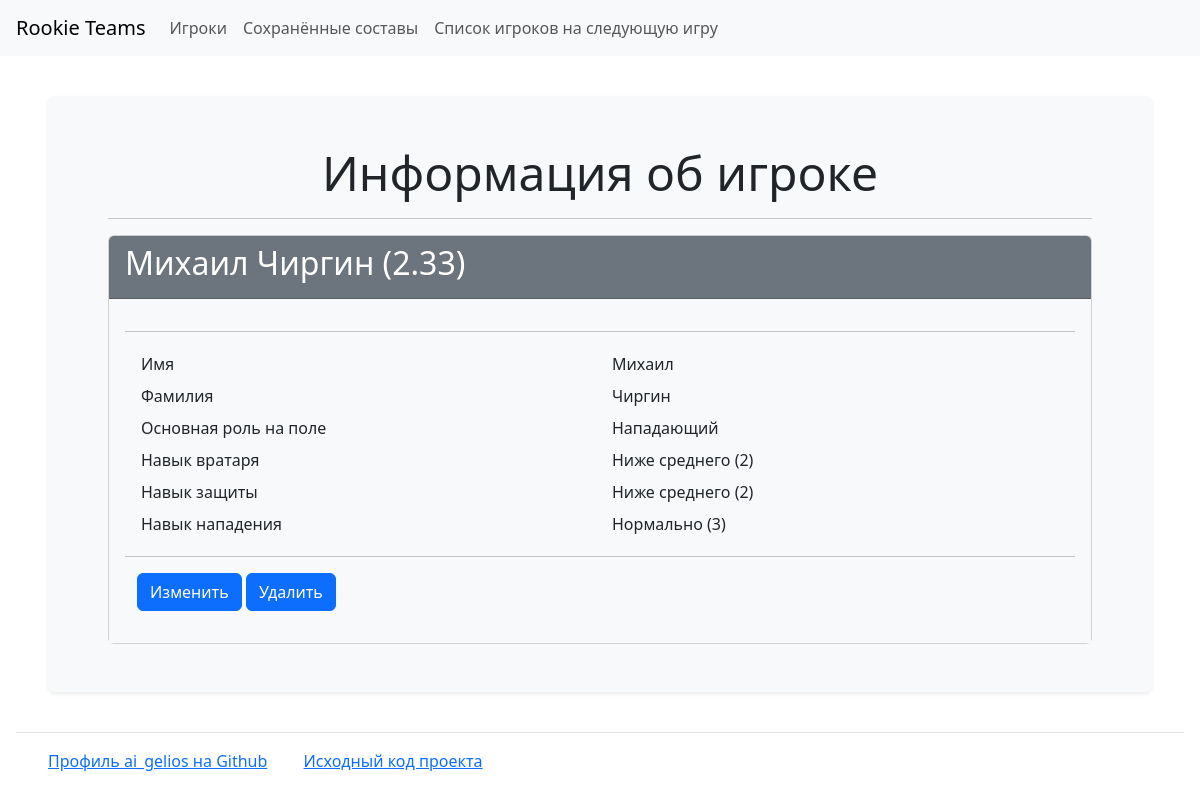
/players/3/, run on the app's committed database.
### rooky_teams/players/models.py (models this page shows)
class Player(models.Model):
    first_name = models.CharField(
        max_length=64,
    )
    last_name = models.CharField(
        max_length=64,
    )
    role = models.ForeignKey(
        to=Role,
        on_delete=models.PROTECT,
        blank=False,
        null=False,
        related_name='role'
    )
    gk_skill = models.ForeignKey(
        to=SkillLevel,
        on_delete=models.PROTECT,
        blank=False,
        null=False,
        related_name='gk_skill'
    )
    def_skill = models.ForeignKey(
        to=SkillLevel,
        on_delete=models.PROTECT,
        blank=False,
        null=False,
        related_name='def_skill'
    )
    off_skill = models.ForeignKey(
        to=SkillLevel,
        on_delete=models.PROTECT,
        blank=False,
        null=False,
        related_name='off_skill'
    )
    @property
    def avg_skill(self):
        return round(sum((
            self.gk_skill.value,
            self.def_skill.value,
            self.off_skill.value,
        )) / 3, 2)
    def __str__(self):
        return f'{self.first_name} {self.last_name} ({self.avg_skill})'

### rooky_teams/skills/models.py (models this page shows)
class SkillLevel(models.Model):
    value = models.IntegerField()
    def __str__(self):
        return f'{TRANSLATED_NAMES.get(self.value)} ({self.value})'

### rooky_teams/roles/models.py (models this page shows)
class Role(models.Model):
    name = models.CharField(
        max_length=64,
        unique=True,
        blank=False,
    )
    def __str__(self):
        return ROLES.get(self.name)

### rooky_teams/players/views.py (the view)
# urls.py: path('<int:pk>/', PlayerDetailView.as_view(), name='player_details'),
class PlayerDetailView(DetailView):
    template_name = 'players/details.html'
    model = Player

### rooky_teams/templates/players/details.html
{% extends "home.html" %}
{% load i18n %}
{% block content %}
<main>
    <div class="container wrapper flex-grow-1">
        <h2 class="text-center display-5">{% translate "Player details" %}</h2>
        <hr>
        <div class="card">
            <div class="card-header bg-secondary text-white">
                <h2>{{ player }}</h2>
            </div>
            <div class="card-body bg-light">
                <hr>
                <div class="container">
                    <div class="row p-1">
                        <div class="col">{% translate 'First name' %}</div>
                        <div class="col">{{ player.first_name }}</div>
                    </div>
                    <div class="row p-1">
                        <div class="col">{% translate 'Last name' %}</div>
                        <div class="col">{{ player.last_name }}</div>
                    </div>
                    <div class="row p-1">
                        <div class="col">{% translate 'Role on the field' %}</div>
                        <div class="col">{{ player.role }}</div>
                    </div>
                    <div class="row p-1">
                        <div class="col">{% translate 'Goalkeeper skill' %}</div>
                        <div class="col">{{ player.gk_skill }}</div>
                    </div>
                    <div class="row p-1">
                        <div class="col">{% translate 'Defender skill' %}</div>
                        <div class="col">{{ player.def_skill }}</div>
                    </div>
                    <div class="row p-1">
                        <div class="col">{% translate 'Forward skill' %}</div>
                        <div class="col">{{ player.off_skill }}</div>
                    </div>
                </div>
                <hr>
                <div class="container">
                    <a class="btn btn-primary mb-3" href="{% url 'player_update' player.id %}">{% translate 'Update' %}</a>
                    <a class="btn btn-primary mb-3" href="{% url 'player_delete' player.id %}">{% translate 'Delete' %}</a>
                </div>
            </div>
        </div>
    </div>
</main>
{% endblock %}

### data on the page
Player: first_name+last_name+gk_skill "Михаил Чиргин (2.33)", first_name "Михаил", last_name "Чиргин", role "Нападающий", gk_skill "Ниже среднего (2)", def_skill "Ниже среднего (2)", off_skill "Нормально (3)"
